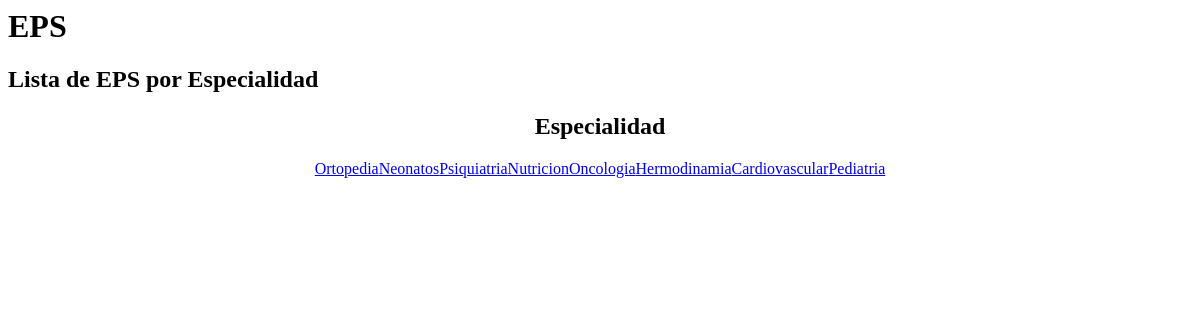
The app's page /vistas/product_category.php with its own data.
### tables this page shows
CREATE TABLE `categoria` (
  `categoria_id` int(7) NOT NULL,
  `categoria_nombre` varchar(50) NOT NULL,
  `categoria_ubicacion` varchar(150) NOT NULL
);

### vistas/product_category.php (the view, shortened to what this page needs)
<div class="container is-fluid mb-6">
    <h1 class="title">EPS</h1>
    <h2 class="subtitle">Lista de EPS por Especialidad</h2>
</div>
<div class="container pb-6 pt-6">
    <div class="columns">
        <div class="column name-column">
            <h2 class="title has-text-centered">Especialidad</h2>
            <?php
                $categorias=conexion();
                $categorias=$categorias->query("SELECT * FROM categoria");
                if($categorias->rowCount()>0){
                    $categorias=$categorias->fetchAll();
                    foreach($categorias as $row){
                        echo '<a href="index.php?vista=product_category&category_id='.$row['categoria_id'].'" class="button is-link is-inverted is-fullwidth">'.$row['categoria_nombre'].'</a>';
                    }
                }else{
                    echo '<p class="has-text-centered">No hay Especialidad registrada</p>';
                }
            ?>
        </div>
    </div>
</div>

### vistas/product_category.php (style rules this page uses)
.container { width: 100%; justify-content: space-between; gap: 20px; }
.column.name-column { flex: 1; max-width: 50%; margin: 0 auto; text-align: center; }
@media (min-width: 1024px) { .column.name-column { flex: 1 1 33%; } }

### records on screen
categoria: categoria_nombre "Ortopedia"
categoria: categoria_nombre "Neonatos"
categoria: categoria_nombre "Psiquiatria"
categoria: categoria_nombre "Nutricion"
categoria: categoria_nombre "Oncologia"
categoria: categoria_nombre "Hermodinamia"
categoria: categoria_nombre "Cardiovascular"
categoria: categoria_nombre "Pediatria"
